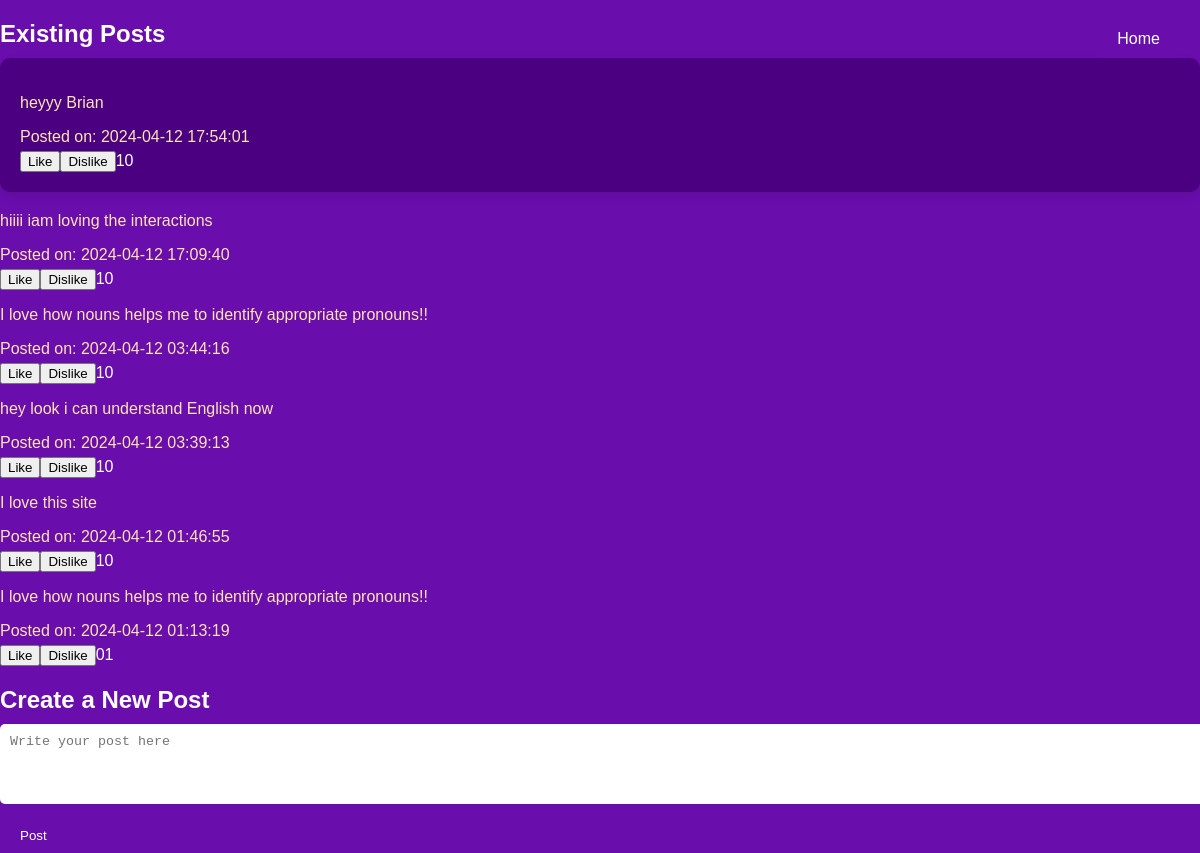
The app's page /view/forum.php (signed in) with its own data.
### tables this page shows
CREATE TABLE `community_engagement` (
  `post_id` int(11) NOT NULL,
  `user_id` int(11) DEFAULT NULL,
  `post_content` text DEFAULT NULL,
  `post_date` timestamp NOT NULL DEFAULT current_timestamp()
);

### view/forum.php (the view, shortened to what this page needs)
<!DOCTYPE html>
<html lang="en">
<head>
</head>
<body>
    <h2>Existing Posts</h2>
    <div class="post-container">
        <?php
        include '..\settings\connection.php';
        $query = "SELECT
        c.*,
        COUNT(CASE WHEN pl.action = 'like' THEN 1 ELSE NULL END) AS likeCount,
        COUNT(CASE WHEN pl.action = 'dislike' THEN 1 ELSE NULL END) AS dislikeCount
    FROM
        community_engagement c
    LEFT JOIN
        post_likes pl ON c.post_id = pl.post_id
    GROUP BY
        c.post_id
    ORDER BY
        c.post_date DESC;
    ";
        $result = mysqli_query($conn, $query);
        if ($result && mysqli_num_rows($result) > 0) {
            while ($row = mysqli_fetch_assoc($result)) {
                echo "<div class='post'>";
                echo "<p>{$row['post_content']}</p>";
                echo "<p>Posted on: {$row['post_date']}</p>";
                echo "<button onclick='likePost({$row['post_id']})'>Like</button>";
                echo "<button onclick='dislikePost({$row['post_id']})'>Dislike</button>";
                echo "<span class='like-count'>{$row['likeCount']}</span>";
                echo "<span class='dislike-count'>{$row['dislikeCount']}</span>";
                echo "</div>";
                echo "</div>";
            }
        } else {
            echo "<p>No posts found.</p>";
        }
        ?>
    <div class="create-post-form">
        <h2>Create a New Post</h2>
        <form action="create_post.php" method="post">
            <textarea name="post_content" placeholder="Write your post here" rows="4" required></textarea>
            <button type="submit">Post</button>
        </form>
    </div>
    <a href="..\LearnLanguage\index.php" name="home">Home</a>
</body>
</html>

### view/forum.php (style rules this page uses)
body { font-family: Arial, sans-serif; background-color: #6A0DAD; color: #FFFFFF; margin: 0; padding: 0; }
.post-container { background-color: #4B0082; padding: 20px; margin-bottom: 20px; border-radius: 10px; box-shadow: 0 4px 8px rgba(0, 0, 0, 0.1); }
h2 { color: #FFFFFF; font-size: 24px; margin-bottom: 10px; }
p { color: #FFE4B5; font-size: 16px; margin-bottom: 5px; }
.create-post-form { margin-top: 20px; }
.create-post-form textarea { width: 100%; padding: 10px; margin-bottom: 10px; border-radius: 5px; border: none; resize: vertical; }
.create-post-form button { background-color: #6A0DAD; color: #FFFFFF; border: none; padding: 10px 20px; border-radius: 5px; cursor: pointer; }
a[name="home"] { position: absolute; top: 20px; right: 20px; background-color: #6A0DAD; color: #FFFFFF; padding: 10px 20px; border-radius: 5px; text-decoration: none; }

### records on screen
community_engagement: post_content "heyyy Brian", post_date "2024-04-12 17:54:01", likeCount "1", dislikeCount "0"
community_engagement: post_content "hiiii iam loving the interactions", post_date "2024-04-12 17:09:40", likeCount "1", dislikeCount "0"
community_engagement: post_content "I love how nouns helps me to identify appropriate pronouns!!", post_date "2024-04-12 03:44:16", likeCount "1", dislikeCount "0"
community_engagement: post_content "hey look i can understand English now", post_date "2024-04-12 03:39:13", likeCount "1", dislikeCount "0"
community_engagement: post_content "I love this site", post_date "2024-04-12 01:46:55", likeCount "1", dislikeCount "0"
community_engagement: post_content "I love how nouns helps me to identify appropriate pronouns!!", post_date "2024-04-12 01:13:19", likeCount "0", dislikeCount "1"
